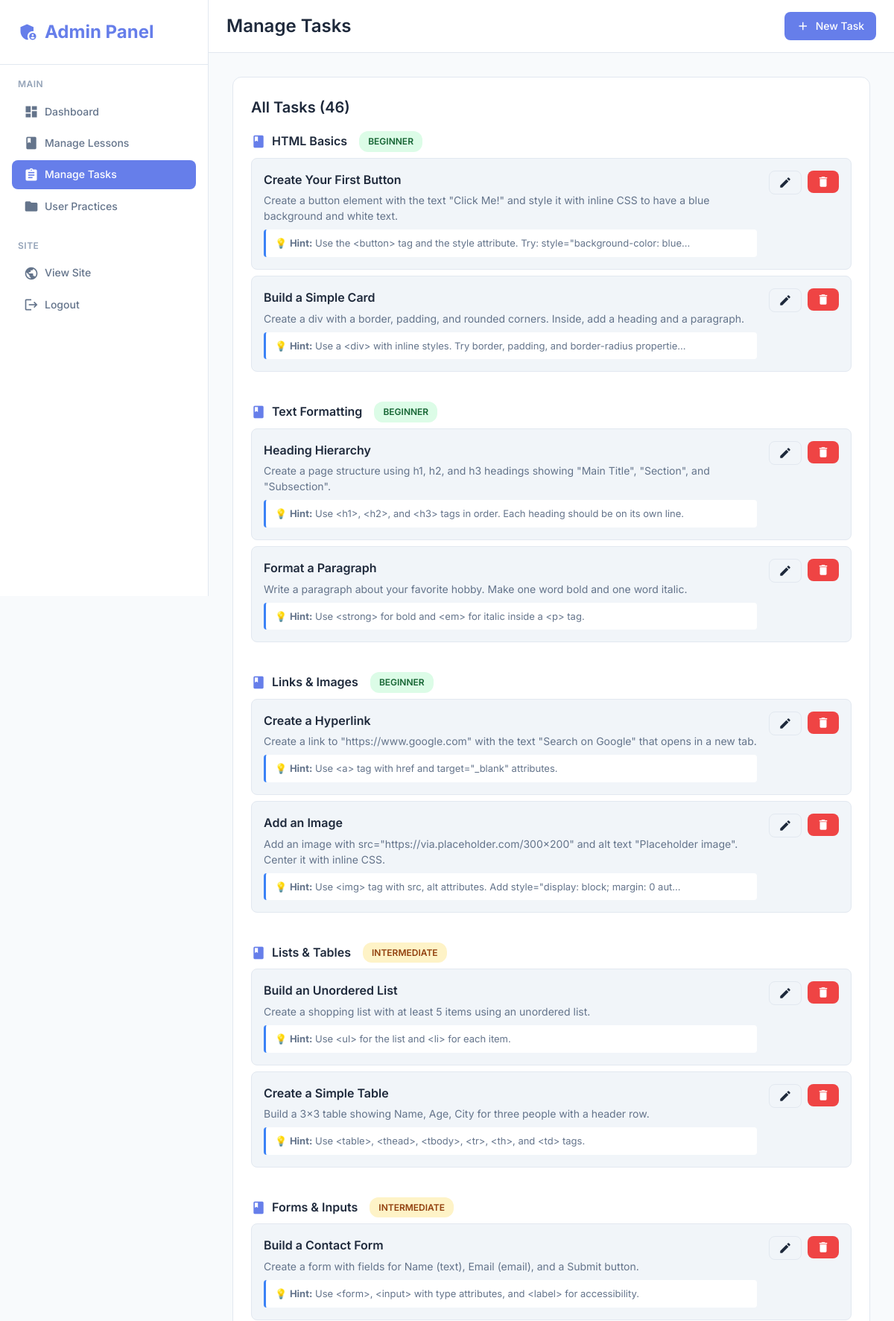
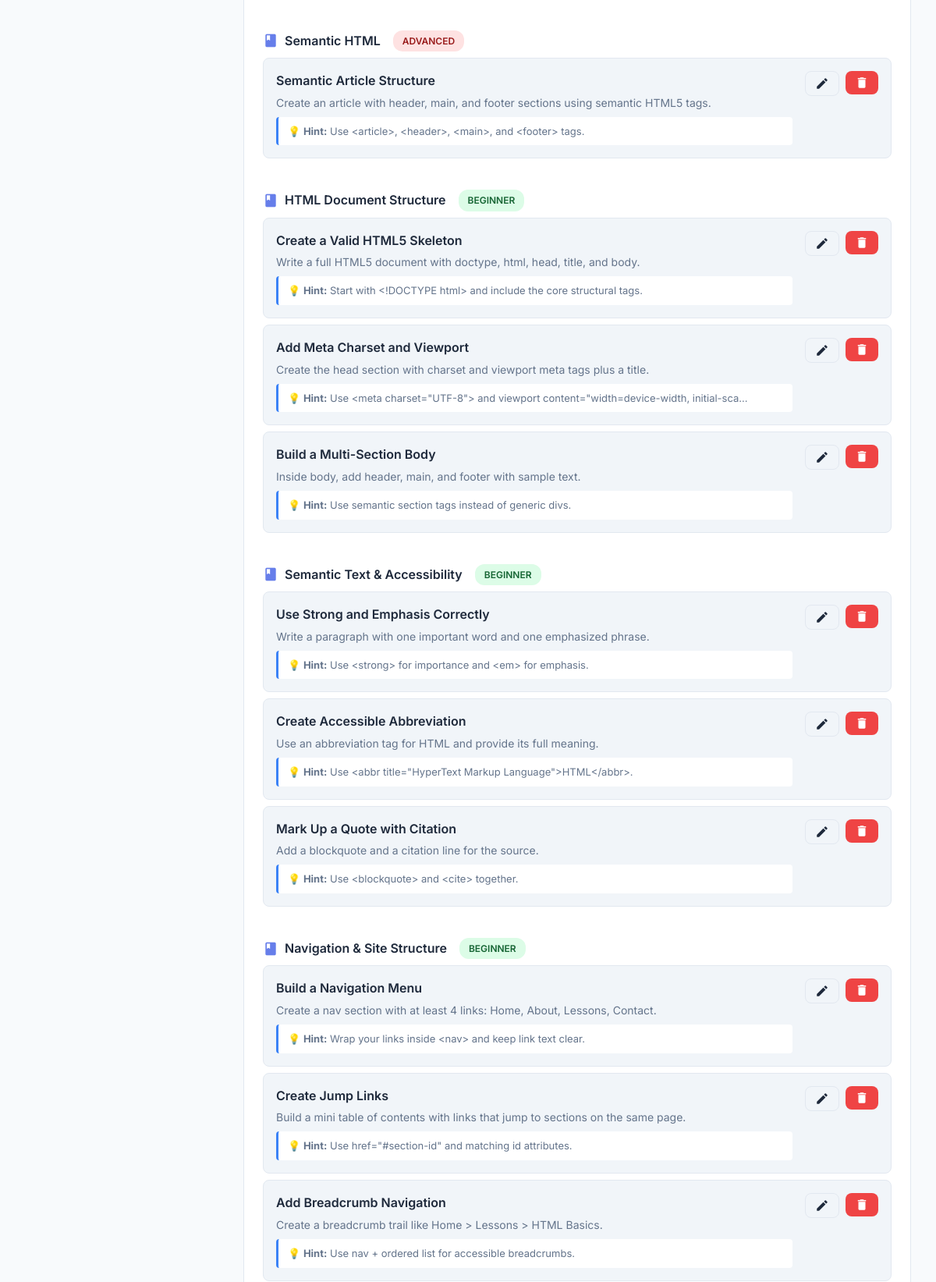
The app's page /admin/manage_tasks.php (signed in, upper part) with its own data (2 pictures, top to bottom).
### tables this page shows
CREATE TABLE lessons (
    id INT AUTO_INCREMENT PRIMARY KEY,
    title VARCHAR(255) NOT NULL,
    description TEXT,
    difficulty ENUM('beginner', 'intermediate', 'advanced') DEFAULT 'beginner',
    order_num INT DEFAULT 0,
    created_at TIMESTAMP DEFAULT CURRENT_TIMESTAMP,
    INDEX idx_difficulty (difficulty),
    INDEX idx_order (order_num)
);

CREATE TABLE practice_tasks (
    id INT AUTO_INCREMENT PRIMARY KEY,
    lesson_id INT,
    title VARCHAR(255) NOT NULL,
    instruction TEXT NOT NULL,
    hint TEXT,
    starter_code TEXT,
    solution_code TEXT,
    grading_rules TEXT NULL,
    order_num INT DEFAULT 0,
    created_at TIMESTAMP DEFAULT CURRENT_TIMESTAMP,
    FOREIGN KEY (lesson_id) REFERENCES lessons(id) ON DELETE CASCADE,
    INDEX idx_lesson (lesson_id)
);

### admin/manage_tasks.php (the view, shortened to what this page needs)
<?php
$pdo = getDBConnection();
$lessons = $pdo->query("SELECT * FROM lessons ORDER BY order_num ASC")->fetchAll();
$sql = "SELECT pt.*, l.id as lesson_id, l.title as lesson_title, l.difficulty
        FROM practice_tasks pt
        RIGHT JOIN lessons l ON pt.lesson_id = l.id
        ORDER BY l.order_num ASC, pt.order_num ASC";
$tasks = $pdo->query($sql)->fetchAll();
$tasksByLesson = [];
foreach ($tasks as $task) {
    $lid = $task['lesson_id'];
    if (!isset($tasksByLesson[$lid])) {
        $tasksByLesson[$lid] = [
            'lesson_title' => $task['lesson_title'],
            'difficulty' => $task['difficulty'],
            'tasks' => []
        ];
    }
    if ($task['id'] !== null) {
        $tasksByLesson[$lid]['tasks'][] = $task;
    }
}
?>
<!DOCTYPE html>
<html lang="en">
<head>
    <link rel="stylesheet" href="../assets/css/style.css">
    <link rel="stylesheet" href="../assets/css/themes.css">
</head>
<body>
    <div class="app-container">
        <aside class="sidebar">
            <div class="sidebar-header">
                <a href="dashboard.php" class="logo">
                    <span class="material-icons">admin_panel_settings</span>
                    <span>Admin Panel</span>
                </a>
            </div>
            <nav class="sidebar-nav">
                <div class="nav-section">
                    <div class="nav-section-title">Main</div>
                    <a href="dashboard.php" class="nav-item">
                        <span class="material-icons">dashboard</span>
                        <span>Dashboard</span>
                    </a>
                    <a href="manage_lessons.php" class="nav-item">
                        <span class="material-icons">book</span>
                        <span>Manage Lessons</span>
                    </a>
                    <a href="manage_tasks.php" class="nav-item active">
                        <span class="material-icons">assignment</span>
                        <span>Manage Tasks</span>
                    </a>
                    <a href="view_practices.php" class="nav-item">
                        <span class="material-icons">folder</span>
                        <span>User Practices</span>
                    </a>
                </div>
                <div class="nav-section">
                    <div class="nav-section-title">Site</div>
                    <a href="../index.php" class="nav-item" target="_blank">
                        <span class="material-icons">public</span>
                        <span>View Site</span>
                    </a>
                    <a href="logout.php" class="nav-item">
                        <span class="material-icons">logout</span>
                        <span>Logout</span>
                    </a>
                </div>
            </nav>
        </aside>
        <main class="main-content">
            <header class="top-header">
                <div class="header-left">
                    <h1>Manage Tasks</h1>
                </div>
                <div class="header-right">
                    <a href="?action=add" class="btn btn-primary">
                        <span class="material-icons">add</span>
                        New Task
                    </a>
                </div>
            </header>
            <div style="padding: var(--spacing-xl); max-width: 1400px;">
                <div style="background: var(--bg-primary); padding: var(--spacing-lg); border-radius: var(--border-radius-lg); border: 1px solid var(--border-color);">
                    <h2 style="font-size: 20px; font-weight: 600; margin-bottom: var(--spacing-md); color: var(--text-primary);">
                        All Tasks (<?php echo count($tasks); ?>)
                    </h2>
                    <?php if (empty($lessons)): ?>
                        <p style="color: var(--text-secondary); text-align: center; padding: var(--spacing-xl);">
                            No lessons created yet. <a href="manage_lessons.php?action=add">Create a lesson</a> to get started!
                        </p>
                    <?php else: ?>
                        <div style="display: grid; gap: var(--spacing-md);">
                            <?php foreach ($lessons as $lesson): ?>
                                <div>
                                    <h3 style="font-size: 16px; font-weight: 600; color: var(--text-primary); margin-bottom: var(--spacing-sm); display: flex; align-items: center; gap: var(--spacing-sm);">
                                        <span class="material-icons" style="font-size: 20px; color: var(--color-primary);">book</span>
                                        <?php echo htmlspecialchars($lesson['title']); ?>
                                        <span class="task-difficulty <?php echo $lesson['difficulty']; ?>" style="margin-left: 8px;">
                                            <?php echo ucfirst($lesson['difficulty']); ?>
                                        </span>
                                    </h3>
                                    <?php
                                    $lessonTasks = $tasksByLesson[$lesson['id']]['tasks'] ?? [];
                                    if (empty($lessonTasks)):
                                    ?>
                                        <div style="background: var(--bg-tertiary); border: 1px dashed var(--border-color); border-radius: 8px; padding: var(--spacing-md); text-align: center; margin-bottom: var(--spacing-md);">
                                            <p style="color: var(--text-muted); margin-bottom: 12px;">No tasks yet for this lesson</p>
                                            <a href="?action=add" class="btn btn-primary btn-small">
                                                <span class="material-icons">add</span>
                                                Add First Task
                                            </a>
                                        </div>
                                    <?php else: ?>
                                        <div style="display: grid; gap: var(--spacing-sm); margin-bottom: var(--spacing-lg);">
                                            <?php foreach ($lessonTasks as $task): ?>
                                                <div style="background: var(--bg-tertiary); border: 1px solid var(--border-color); border-radius: 8px; padding: var(--spacing-md);">
                                                    <div style="display: flex; justify-content: space-between; align-items: start; gap: var(--spacing-md);">
                                                        <div style="flex: 1;">
                                                            <h4 style="font-size: 16px; font-weight: 600; color: var(--text-primary); margin-bottom: var(--spacing-xs);">
                                                                <?php echo htmlspecialchars($task['title']); ?>
                                                            </h4>
                                                            <p style="font-size: 14px; color: var(--text-secondary); margin-bottom: var(--spacing-sm); line-height: 1.5;">
                                                                <?php echo htmlspecialchars($task['instruction']); ?>
                                                            </p>
                                                            <?php if ($task['hint']): ?>
                                                                <div style="background: var(--bg-primary); border-left: 3px solid var(--color-info); padding: 8px 12px; border-radius: 4px; font-size: 13px; color: var(--text-secondary);">
                                                                    💡 <strong>Hint:</strong> <?php echo htmlspecialchars(substr($task['hint'], 0, 80)) . (strlen($task['hint']) > 80 ? '...' : ''); ?>
                                                                </div>
                                                            <?php endif; ?>
                                                        </div>
                                                        <div style="display: flex; gap: 8px;">
                                                            <a href="?edit=<?php echo $task['id']; ?>" class="btn btn-secondary btn-small">
                                                                <span class="material-icons">edit</span>
                                                            </a>
                                                            <form method="POST" action="" style="display: inline;" onsubmit="return confirm('Are you sure you want to delete this task?');">
                                                                <button type="submit" class="btn btn-danger btn-small">
                                                                    <span class="material-icons">delete</span>
                                                                </button>
                                                            </form>
                                                        </div>
                                                    </div>
                                                </div>
                                            <?php endforeach; ?>
                                        </div>
                                    <?php endif; ?>
                                </div>
                            <?php endforeach; ?>
                        </div>
                    <?php endif; ?>
                </div>
            </div>
        </main>
    </div>
</body>
</html>

### assets/css/style.css (style rules this page uses)
:root { --color-primary: #667eea; --color-primary-dark: #5568d3; --color-secondary: #764ba2; --color-success: #10b981; --color-warning: #f59e0b; --color-danger: #ef4444; --color-info: #3b82f6; --bg-primary: #ffffff; --bg-secondary: #f8fafc; --bg-tertiary: #f1f5f9; --bg-code: #1e293b; --text-primary: #1e293b; --text-secondary: #64748b; --text-muted: #94a3b8; --text-code: #e2e8f0; --border-color: #e2e8f0; --border-radius: 8px; --border-radius-lg: 12px; --shadow-sm: 0 1px 2px 0 rgba(0, 0, 0, 0.05); --shadow-md: 0 4px 6px -1px rgba(0, 0, 0, 0.1); --shadow-lg: 0 10px 15px -3px rgba(0, 0, 0, 0.1); --spacing-xs: 4px; --spacing-sm: 8px; --spacing-md: 16px; --spacing-lg: 24px; --spacing-xl: 32px; --sidebar-width: 280px; --transition-fast: 150ms ease; --transition-normal: 250ms ease; }
* { margin: 0; padding: 0; box-sizing: border-box; }
body { font-family: 'Inter', -apple-system, BlinkMacSystemFont, 'Segoe UI', Roboto, sans-serif; background-color: var(--bg-secondary); color: var(--text-primary); line-height: 1.6; overflow-x: hidden; }
.app-container { display: flex; min-height: 100vh; }
.sidebar { width: var(--sidebar-width); background-color: var(--bg-primary); border-right: 1px solid var(--border-color); position: fixed; left: 0; top: 0; height: 100vh; overflow-y: auto; z-index: 100; transition: transform var(--transition-normal); }
.sidebar-header { padding: var(--spacing-lg); border-bottom: 1px solid var(--border-color); position: sticky; top: 0; background: var(--bg-primary); z-index: 10; }
.logo { display: flex; align-items: center; gap: var(--spacing-sm); font-size: 24px; font-weight: 700; color: var(--color-primary); text-decoration: none; }
.logo .material-icons { font-size: 28px; }
.sidebar-nav { padding: var(--spacing-md); }
.nav-section { margin-bottom: var(--spacing-lg); }
.nav-section-title { font-size: 12px; font-weight: 600; text-transform: uppercase; letter-spacing: 0.5px; color: var(--text-muted); margin-bottom: var(--spacing-sm); padding: 0 var(--spacing-sm); }
.nav-item { display: flex; align-items: center; gap: var(--spacing-sm); padding: var(--spacing-sm) var(--spacing-md); margin-bottom: var(--spacing-xs); border-radius: var(--border-radius); color: var(--text-secondary); text-decoration: none; font-size: 14px; font-weight: 500; transition: all var(--transition-fast); cursor: pointer; }
.nav-item.active { background-color: var(--color-primary); color: white; }
.nav-item .material-icons { font-size: 20px; }
.main-content { flex: 1; margin-left: var(--sidebar-width); min-height: 100vh; }
.top-header { background-color: var(--bg-primary); border-bottom: 1px solid var(--border-color); padding: var(--spacing-md) var(--spacing-lg); display: flex; justify-content: space-between; align-items: center; position: sticky; top: 0; z-index: 90; }
.header-left h1 { font-size: 24px; font-weight: 600; color: var(--text-primary); }
.header-right { display: flex; align-items: center; gap: var(--spacing-md); }
.btn { display: inline-flex; align-items: center; gap: var(--spacing-sm); padding: var(--spacing-sm) var(--spacing-md); border: none; border-radius: var(--border-radius); font-size: 14px; font-weight: 500; cursor: pointer; transition: all var(--transition-fast); text-decoration: none; }
.btn-primary { background-color: var(--color-primary); color: white; }
.btn-secondary { background-color: var(--bg-tertiary); color: var(--text-primary); border: 1px solid var(--border-color); }
.btn-danger { background-color: var(--color-danger); color: white; }
.btn-small { padding: 6px 12px; font-size: 13px; }
.btn .material-icons { font-size: 18px; }
.task-difficulty { display: inline-flex; align-items: center; gap: 4px; padding: 4px 12px; border-radius: 12px; font-size: 12px; font-weight: 600; text-transform: uppercase; }
.task-difficulty.beginner { background-color: #dcfce7; color: #166534; }
.task-difficulty.intermediate { background-color: #fef3c7; color: #92400e; }
.task-difficulty.advanced { background-color: #fee2e2; color: #991b1b; }

### records on screen
lessons: title "HTML Basics", difficulty "BEGINNER"
practice_tasks: title "Create Your First Button", instruction "Create a button element with the text \"Click Me!\" and style it with inline CSS to have a blue background and white text.", hint "Use the <button> tag and the style attribute. Try: style=\"background-color: blue"
practice_tasks: title "Build a Simple Card", instruction "Create a div with a border, padding, and rounded corners. Inside, add a heading and a paragraph.", hint "Use a <div> with inline styles. Try border, padding, and border-radius propertie"
lessons: title "Text Formatting", difficulty "BEGINNER"
practice_tasks: title "Heading Hierarchy", instruction "Create a page structure using h1, h2, and h3 headings showing \"Main Title\", \"Section\", and \"Subsection\".", hint "Use <h1>, <h2>, and <h3> tags in order. Each heading should be on its own line."
practice_tasks: title "Format a Paragraph", instruction "Write a paragraph about your favorite hobby. Make one word bold and one word italic.", hint "Use <strong> for bold and <em> for italic inside a <p> tag."
lessons: title "Links & Images", difficulty "BEGINNER"
practice_tasks: title "Create a Hyperlink", instruction "Create a link to \"https://www.google.com\" with the text \"Search on Google\" that opens in a new tab.", hint "Use <a> tag with href and target=\"_blank\" attributes."
practice_tasks: title "Add an Image", instruction "Add an image with src=\"https://via.placeholder.com/300x200\" and alt text \"Placeholder image\". Center it with inline CSS.", hint "Use <img> tag with src, alt attributes. Add style=\"display: block; margin: 0 aut"
lessons: title "Lists & Tables", difficulty "INTERMEDIATE"
practice_tasks: title "Build an Unordered List", instruction "Create a shopping list with at least 5 items using an unordered list.", hint "Use <ul> for the list and <li> for each item."
practice_tasks: title "Create a Simple Table", instruction "Build a 3x3 table showing Name, Age, City for three people with a header row.", hint "Use <table>, <thead>, <tbody>, <tr>, <th>, and <td> tags."
lessons: title "Forms & Inputs", difficulty "INTERMEDIATE"
practice_tasks: title "Build a Contact Form", instruction "Create a form with fields for Name (text), Email (email), and a Submit button.", hint "Use <form>, <input> with type attributes, and <label> for accessibility."
lessons: title "Semantic HTML", difficulty "ADVANCED"
practice_tasks: title "Semantic Article Structure", instruction "Create an article with header, main, and footer sections using semantic HTML5 tags.", hint "Use <article>, <header>, <main>, and <footer> tags."
lessons: title "HTML Document Structure", difficulty "BEGINNER"
practice_tasks: title "Create a Valid HTML5 Skeleton", instruction "Write a full HTML5 document with doctype, html, head, title, and body.", hint "Start with <!DOCTYPE html> and include the core structural tags."
practice_tasks: title "Add Meta Charset and Viewport", instruction "Create the head section with charset and viewport meta tags plus a title.", hint "Use <meta charset=\"UTF-8\"> and viewport content=\"width=device-width, initial-sca"
practice_tasks: title "Build a Multi-Section Body", instruction "Inside body, add header, main, and footer with sample text.", hint "Use semantic section tags instead of generic divs."
lessons: title "Semantic Text & Accessibility", difficulty "BEGINNER"
practice_tasks: title "Use Strong and Emphasis Correctly", instruction "Write a paragraph with one important word and one emphasized phrase.", hint "Use <strong> for importance and <em> for emphasis."
practice_tasks: title "Create Accessible Abbreviation", instruction "Use an abbreviation tag for HTML and provide its full meaning.", hint "Use <abbr title=\"HyperText Markup Language\">HTML</abbr>."
practice_tasks: title "Mark Up a Quote with Citation", instruction "Add a blockquote and a citation line for the source.", hint "Use <blockquote> and <cite> together."
lessons: title "Navigation & Site Structure", difficulty "BEGINNER"
practice_tasks: title "Build a Navigation Menu", instruction "Create a nav section with at least 4 links: Home, About, Lessons, Contact.", hint "Wrap your links inside <nav> and keep link text clear."
practice_tasks: title "Create Jump Links", instruction "Build a mini table of contents with links that jump to sections on the same page.", hint "Use href=\"#section-id\" and matching id attributes."
practice_tasks: title "Add Breadcrumb Navigation", instruction "Create a breadcrumb trail like Home > Lessons > HTML Basics.", hint "Use nav + ordered list for accessible breadcrumbs."

### other values on screen
count($tasks) "46"
